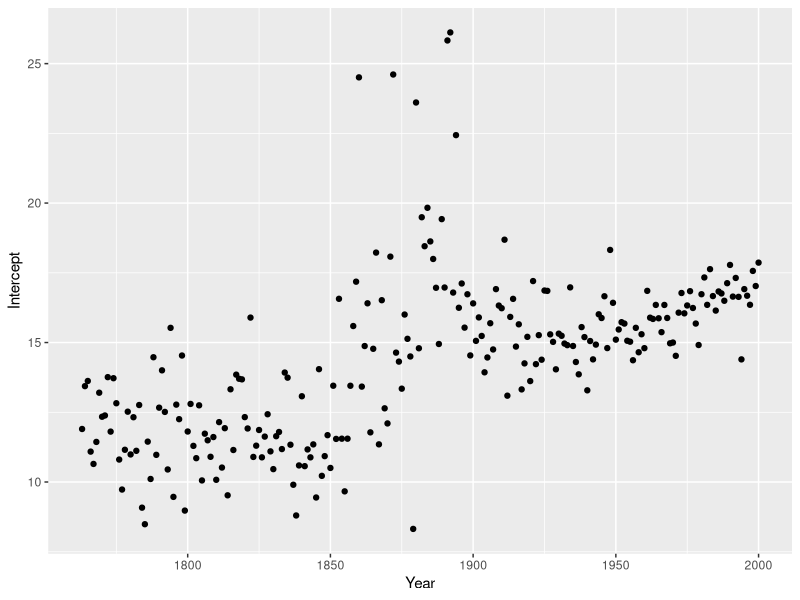

This chart was generated by the following R code:
## ---- chunk 1
knitr::opts_chunk$set(echo = TRUE)
## ---- chunk 2
library(knitr, quietly = TRUE)
dat<-read.csv("./1763.csv",header=F)
colnames(dat) = c("station", "date", "max/min_temperature", "temperature", "mflag", "qflag", "sflag", "time")
kable(head(dat))
## ---- chunk 3
suppressMessages(suppressWarnings(require(lubridate)))
date1<-as.Date(as.character(dat[,2]),"%Y%m%d")
day1<-yday(date1)
## ---- chunk 4
site<-levels(dat[,1])
y1<-dat[which(dat[,1]==site[1] & dat[,3]=="TMAX"),4]/10
x1<-day1[which(dat[,1]==site[1] & dat[,3]=="TMAX")]
## ---- chunk 5
temp.intercept<-vector()
temp.slope<-vector()
j=1
for(i in 1:length(site)){
  y1<-dat[which(dat[,1]==site[i] & dat[,3]=="TMAX"),4]/10
  x1<-day1[which(dat[,1]==site[i] & dat[,3]=="TMAX")]
  if(all(is.na(y1))==0 & all(is.na(x1))==0){
    lm1<-lm(y1~x1)
    temp.intercept[j]<-lm1$coefficients[1]
    temp.slope[j]<-lm1$coefficients[2]
    j=j+1
  }
}
## ---- chunk 6
df.temp<-cbind(mean(temp.intercept,na.rm=T),mean(temp.slope,na.rm=T))
colnames(df.temp) = c("Intercept", "Slope")
kable(df.temp)
## ---- chunk 7
dat2<-read.csv("allyearstemp.csv",header=T)
kable(head(dat2))
## ---- chunk 8
tab = summary(lm(Intercept ~ Year, dat2))$coefficients[, c(1, 4)]
tab = round(tab, digits = 2)
colnames(tab) = c("Estimate", "p-value")
kable(tab)
## ---- chunk 9
library(ggplot2, quietly = TRUE)
ggplot(dat2, aes(x = Year, y = Intercept)) + geom_point()
